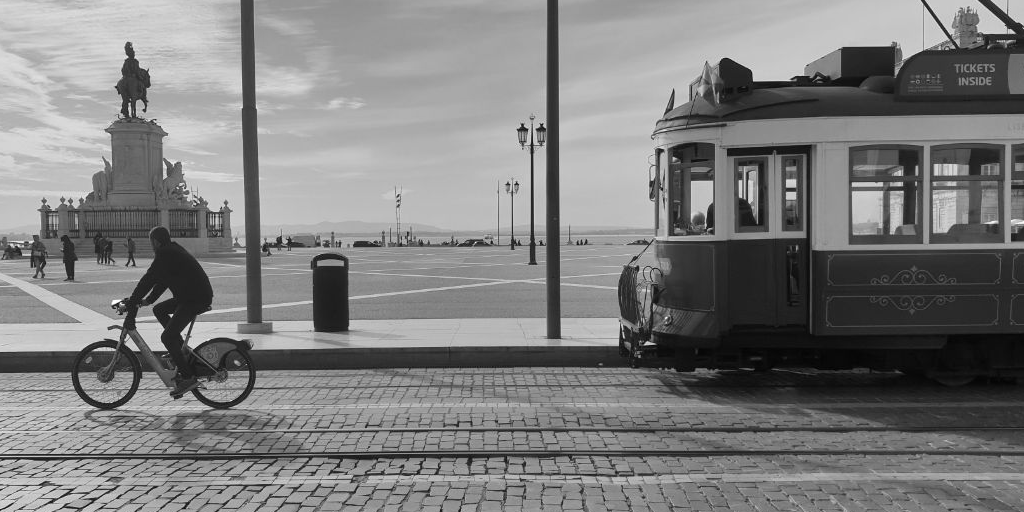
%> input picture 02 - Image compression and decompression/Lisboa.png, 1024 x 512 px
$ octave main.m   (GNU Octave 9; MATLAB toolbox functions it lacks are replaced by stand-ins)
%> lines starting %> are read from the running program, lines starting %| are printed output that depends on the picture
%%%%%%%%%%%%%%%%%%%%%%%%%%%%%%%%%%%%%%%%%%%%
%           Luis ROSARIO TREMOULET         %
%                                          %
%      Tratemiento digital de imagenes     %
%                Parte 2                   %
%%%%%%%%%%%%%%%%%%%%%%%%%%%%%%%%%%%%%%%%%%%%%

clear all;
close all;

%% Selecci髇 de los parametros

n = 3; % 6/64
img_path = 'Lisboa.png';

%% Generaci髇 de la mascara

mask = zeros(8,8);
for i = 1:1:n
    for j = 1:n
        if (i+j) < (n+2)
            mask(i,j) = 1;
        end
    end
end

%% Verificaci髇 mascara

disp(mask)

%% Cargar la imagen

img = imread(img_path);
%> img is the input picture: size 512x1024 uint8; min 0, max 255, mean 125.9
img = im2double(img);
%> img: size 512x1024 double

%% Si imagen RGB -> Grayscale

if size(img, 3) == 3
    img = rgb2gray(img);
end

%% Ver la imagen original

figure;
imshow(img);
title ('Original');

%% DCT de 8x8

% blockproc : https://es.mathworks.com/help/images/ref/blockproc.html
% dct2 : https://es.mathworks.com/help/images/ref/dct2.html

mask_size = [8 8];
dct = @(block_struct) dct2(block_struct.data);
img_dct = blockproc(img, mask_size, dct);
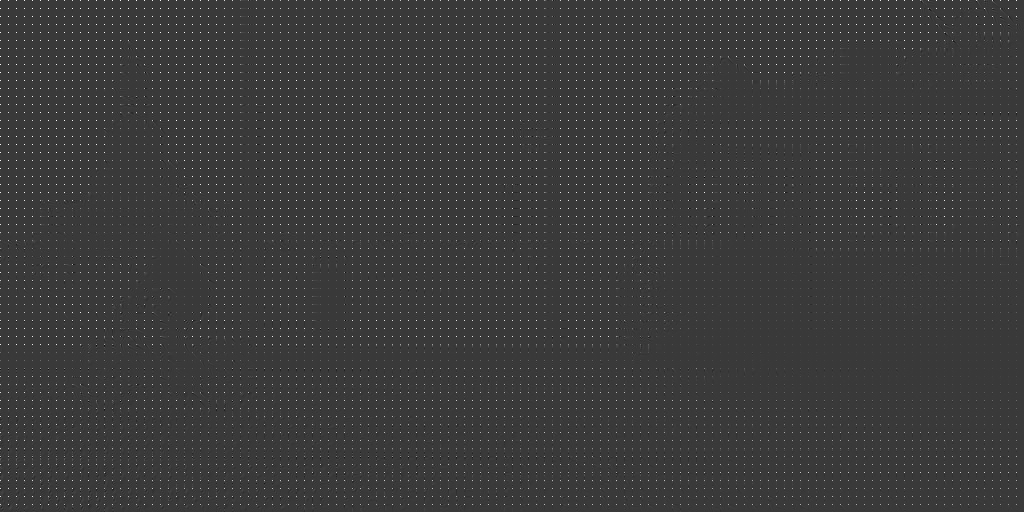
%> img_dct: size 512x1024 double; min -1.99, max 6.77, mean 0.0623; drawn with min black and max white

figure;
imshow(img_dct);
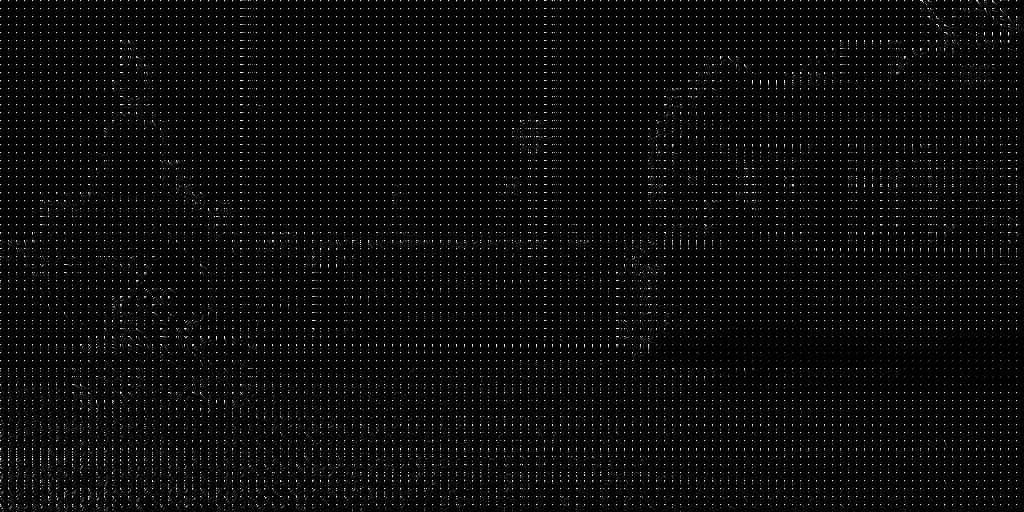
%> displayed picture: size 512x1024, on the screen's scale of 0 to 255; min 0, max 255, mean 7.8
title ('DCT de 8x8');

%% Compresion

comp = @(block_struct) mask.* block_struct.data;
img_comp = blockproc(img_dct, mask_size, comp);

figure;
imshow(img_comp);
title ('Compresion');

%% Descompresion

invers_dct = @(block_struct) idct2(block_struct.data);
img_des = blockproc(img_comp, mask_size, invers_dct);
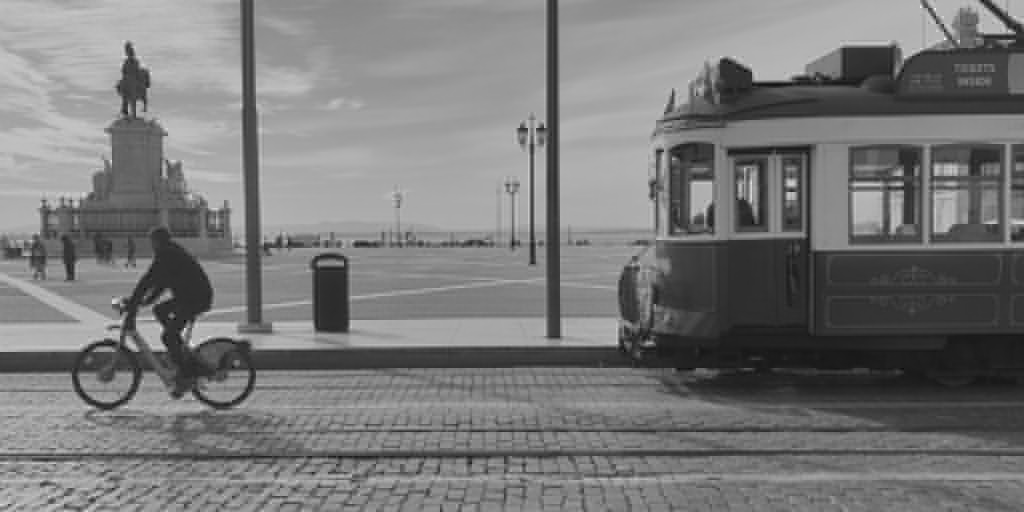
%> img_des: size 512x1024 double; min -0.0977, max 1.15, mean 0.494; drawn with min black and max white

figure;
imshow(img_des);
title('Descompresion');
